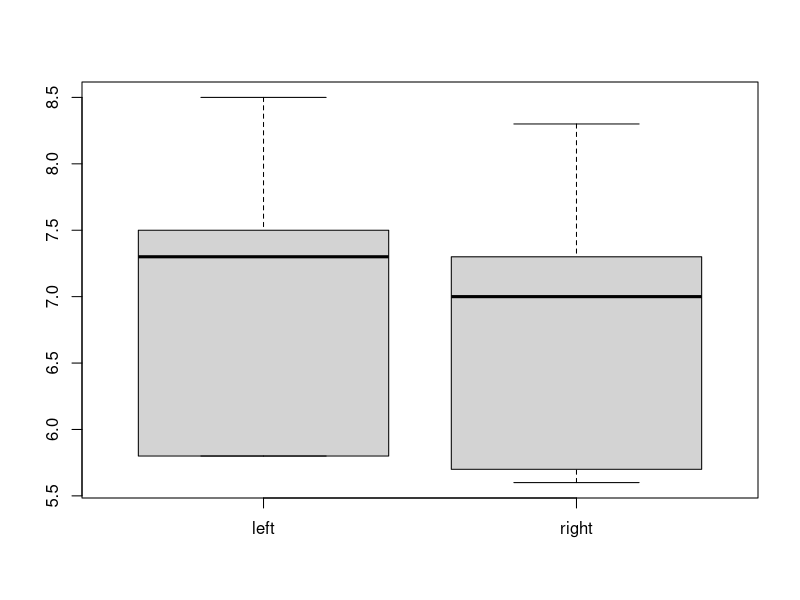
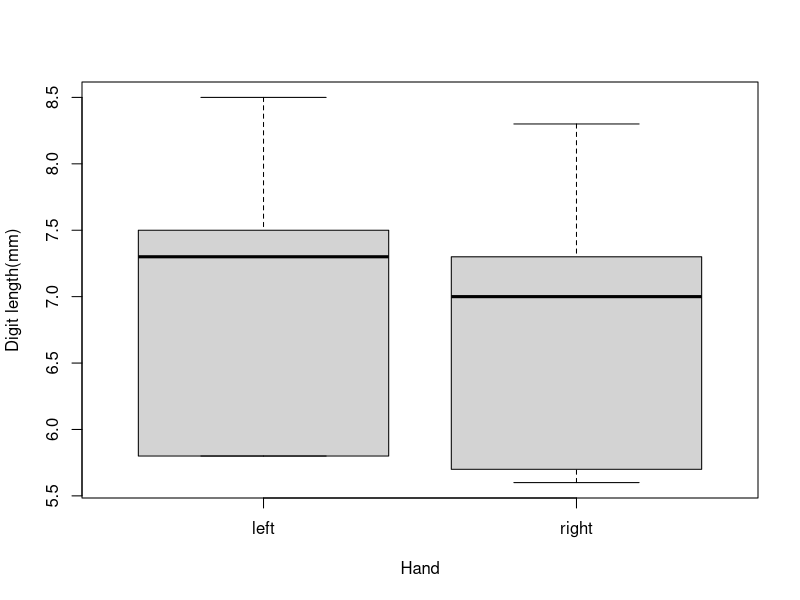
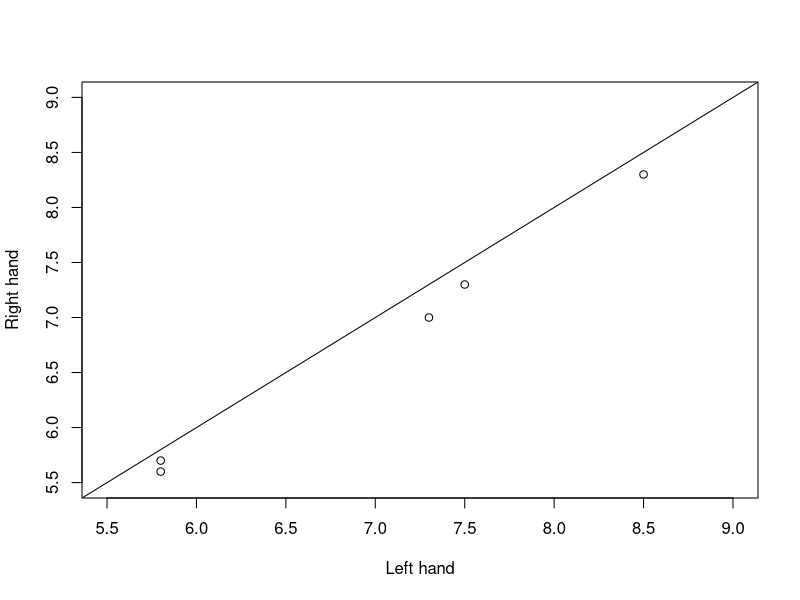
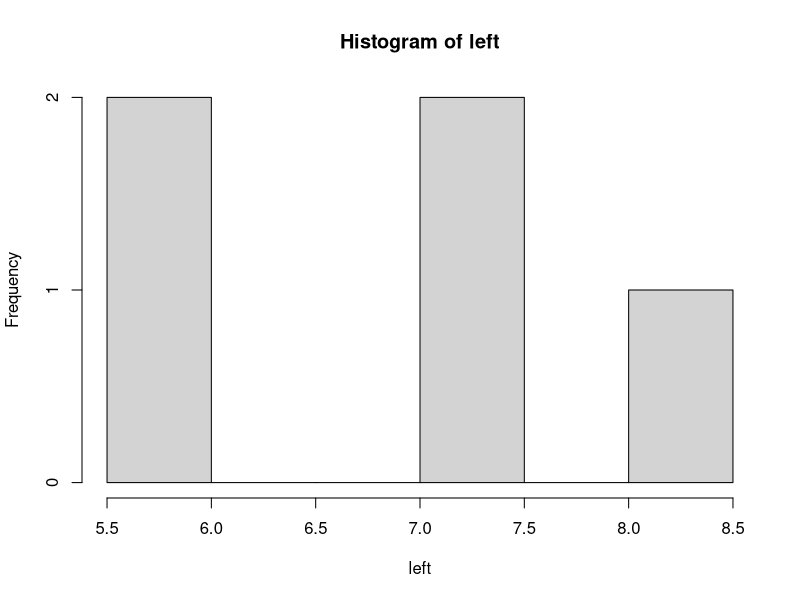
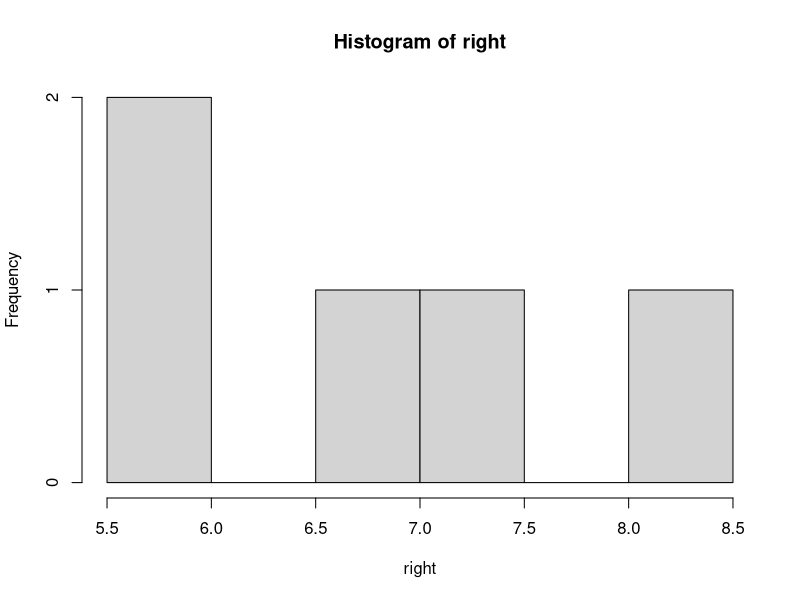
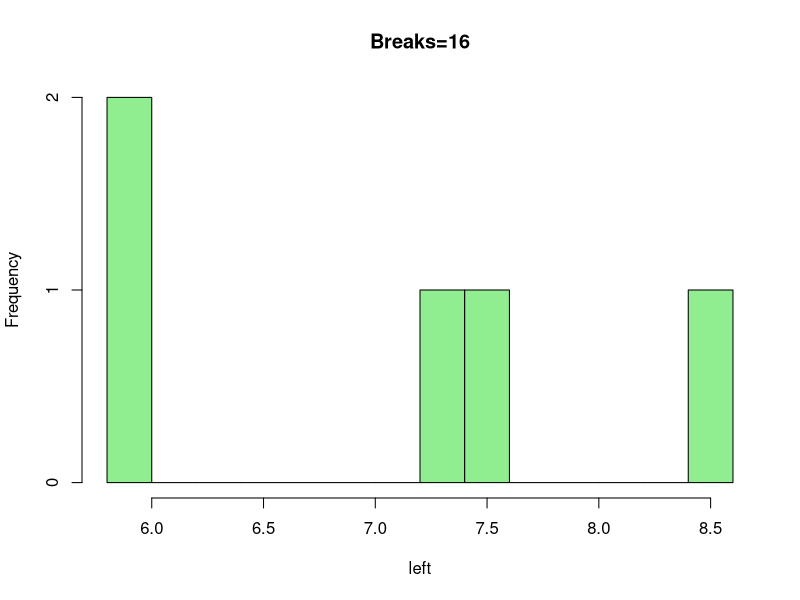

Write R code to recreate these figures, in order.
## ---- chunk 1
getwd()
## ---- chunk 2
summary(cars)
## ---- chunk 3
apples <-0.46
oranges <- 0.89
bananas <- 0.75

shopping <- 5*apples + 3*oranges + 8*bananas
# check if all objects exist in R
apples
oranges
bananas
shopping
## ---- chunk 4

# Some Housekeeping

rm(list=ls()) # remove everything currently held in the R memory

# These are the lengths of my digits on my left and right hands
# measures in mm.

left <- c(5.8, 7.5, 8.5, 7.3, 5.8)
left
right <- c(5.7, 7.3, 8.3, 7.0, 5.6)
right

# class function determines object type

class(left)
class(right)


# cbind function - binds vectors of equal length!
cbind(left, right)


## ---- chunk 5

# you might want to look at the spread of your data using e.g. a boxplot

boxplot(cbind(left,right))

# open up a new figure for plotting
boxplot(cbind(left,right), xlab="Hand", ylab="Digit length(mm)")
## ---- chunk 6
# you might want to plot one variable against another

plot(left, right, xlab="Left hand", ylab="Right hand",xlim=c(5.5,9), ylim=c(5.5,9))
abline (a=0,b=1) # draws a symetric line
## ---- chunk 7
hist(left)
hist(right)

hist(left, breaks=16, col="lightgreen", main="Breaks=16") 
# with breaks = 16 we define number of bins on x-axis

## ---- chunk 8
summary(left)
summary(right)
## ---- chunk 9
# Save your data (only if you want)

# The "list=" command tells us which variables we want to save
# The "file=" option tells us what file to save the data to
ls() # see all the objects present in R
save( list=ls(), file="finger_data.rdata" )
